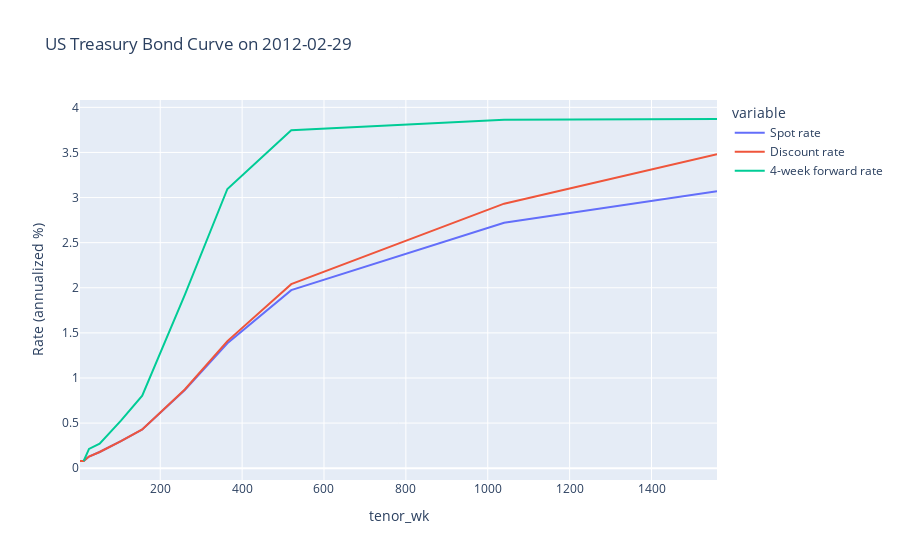

Here is the notebook cell this chart was saved with:
### Code cell
plot_yc('2012-02-29', log_x=False)

### Figure 1 — Plotly figure (JSON) as saved in the notebook; plotly's stock layout.template omitted (floating-point values rounded to 4 significant figures)
{"data": [{"hovertemplate": "variable=Spot rate<br>tenor_wk=%{x}<br>Rate (annualized %)=%{y}<extra></extra>", "legendgroup": "Spot rate", "line": {"color": "#636efa", "dash": "solid"}, "marker": {"symbol": "circle"}, "mode": "lines", "name": "Spot rate", "orientation": "v", "showlegend": true, "type": "scatter", "x": [4, 13, 26, 52, 104, 156, 260, 364, 520, 1040, 1560], "xaxis": "x", "y": [0.07974, 0.07974, 0.1296, 0.1794, 0.299, 0.4286, 0.8671, 1.385, 1.973, 2.721, 3.07], "yaxis": "y"}, {"hovertemplate": "variable=Discount rate<br>tenor_wk=%{x}<br>Rate (annualized %)=%{y}<extra></extra>", "legendgroup": "Discount rate", "line": {"color": "#EF553B", "dash": "solid"}, "marker": {"symbol": "circle"}, "mode": "lines", "name": "Discount rate", "orientation": "v", "showlegend": true, "type": "scatter", "x": [4, 13, 26, 52, 104, 156, 260, 364, 520, 1040, 1560], "xaxis": "x", "y": [0.07974, 0.07974, 0.1296, 0.1794, 0.299, 0.4289, 0.8725, 1.409, 2.04, 2.932, 3.482], "yaxis": "y"}, {"hovertemplate": "variable=4-week forward rate<br>tenor_wk=%{x}<br>Rate (annualized %)=%{y}<extra></extra>", "legendgroup": "4-week forward rate", "line": {"color": "#00cc96", "dash": "solid"}, "marker": {"symbol": "circle"}, "mode": "lines", "name": "4-week forward rate", "orientation": "v", "showlegend": true, "type": "scatter", "x": [4, 13, 26, 52, 104, 156, 260, 364, 520, 1040, 1560], "xaxis": "x", "y": [null, 0.07974, 0.2139, 0.2714, 0.528, 0.8045, 1.921, 3.095, 3.746, 3.862, 3.871], "yaxis": "y"}], "layout": {"autosize": true, "legend": {"title": {"text": "variable"}, "tracegroupgap": 0}, "title": {"text": "US Treasury Bond Curve on 2012-02-29"}, "xaxis": {"anchor": "y", "autorange": true, "domain": [0, 1], "range": [4, 1560], "title": {"text": "tenor_wk"}, "type": "linear"}, "yaxis": {"anchor": "x", "autorange": true, "domain": [0, 1], "range": [-0.1309, 4.081], "title": {"text": "Rate (annualized %)"}, "type": "linear"}}}
